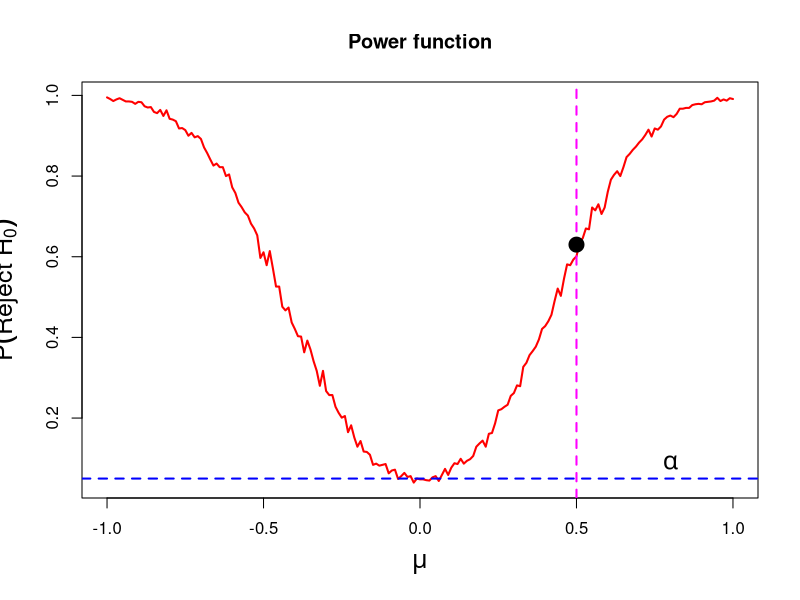

The R source for this figure:
mu_0 = 0   # null hypothesis
sigma = 1  # population standard deviation
n = 25     # sample size
alpha = 0.05

qnorm(1-alpha/2)
x = rnorm(n = n, mean = mu_0,
          sd = sigma)
x_bar = mean(x)
T = (x_bar - mu_0)/(sigma/sqrt(n))
abs(T)>qnorm(1-alpha/2)

mu_1 = 1
n_vals = 1:10000
counter = numeric(length = length(n_vals))
for (i in 1:length(n_vals)) {
  x = rnorm(n=n, mean = mu_1,
            sd = sigma)
  x_bar = mean(x)
  T = (x_bar - mu_0)/(sigma/sqrt(n))
  counter[i] = abs(T)>qnorm(1-alpha/2)
}


mu_vals = seq(-1, 1, by = 0.01)
prob_reject = numeric(length = length(mu_vals))
n = 20
mu_0 = 0
sim = 1000
for (j in 1:length(mu_vals)) {
  mu = mu_vals[j]
  reject = rep(FALSE, sim)
  for (i in 1:sim) {
    x = rnorm(n = n, mean = mu, sd = sigma)
    x_bar = mean(x)
    T = (x_bar - mu_0)/(sigma/sqrt(n))
    reject[i] = abs(T)>qnorm(1-alpha/2)
  }
  prob_reject[j] = mean(reject)
}
prob_reject
plot(mu_vals, prob_reject,
     type = "l",col = "red",
     lwd = 2,
     xlab = expression(mu), 
     cex.lab = 1.5,
     ylab = expression(P(Reject~H[0])))
abline(h = alpha, col = "blue",
       lwd = 2, lty = 2)
text(0.8, 0.09, expression(alpha),cex = 1.5)
abline(v = 0.5, lwd = 2, lty = 2,
       col = "magenta")
points(0.5, 0.63, pch = 19, cex=2)
title("Power function")
